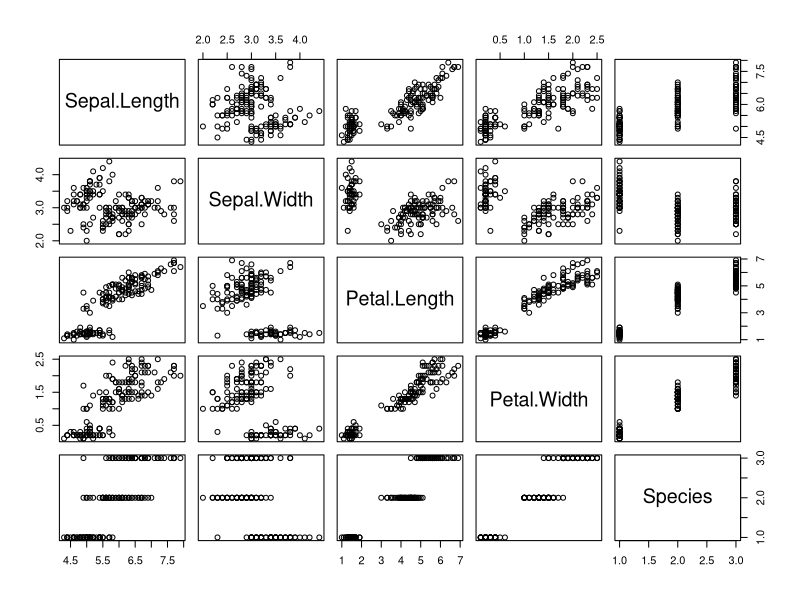
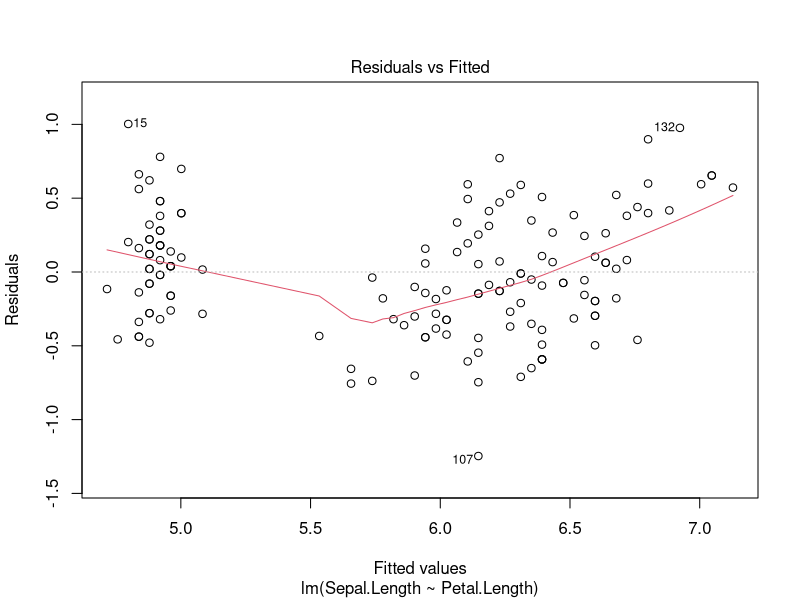
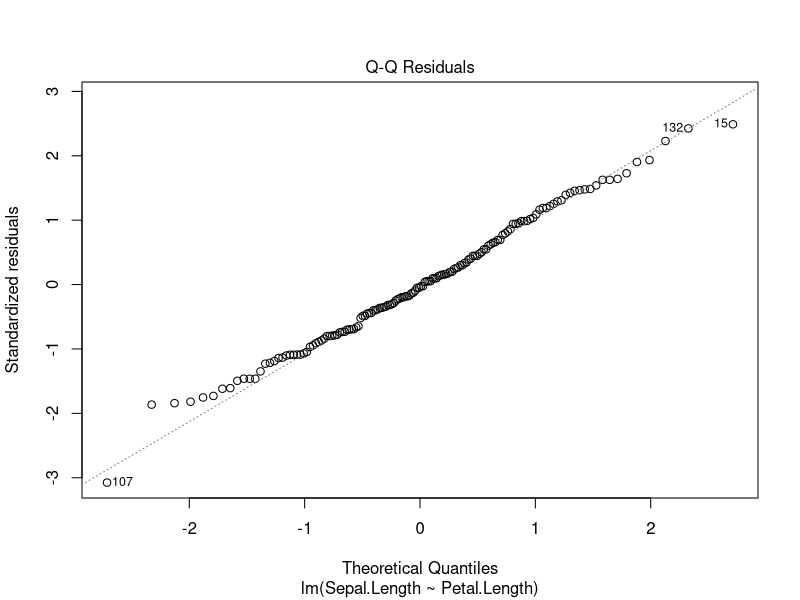
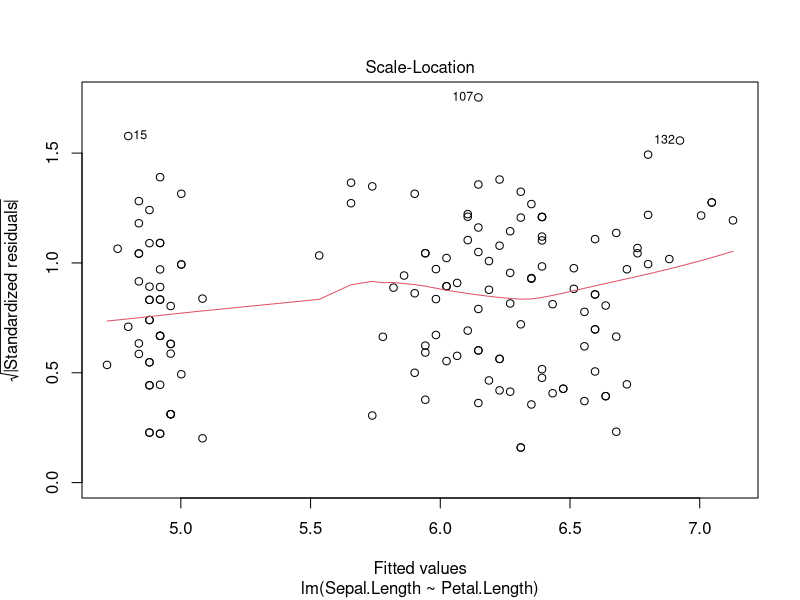
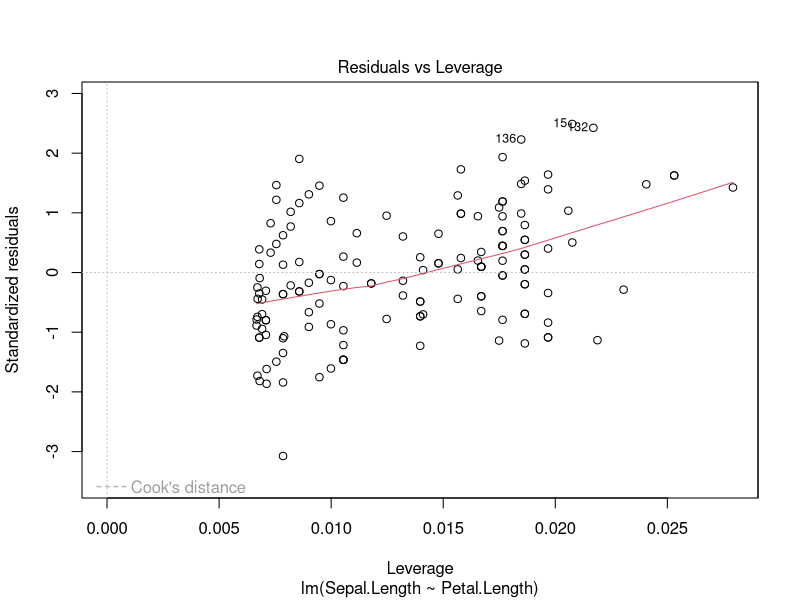
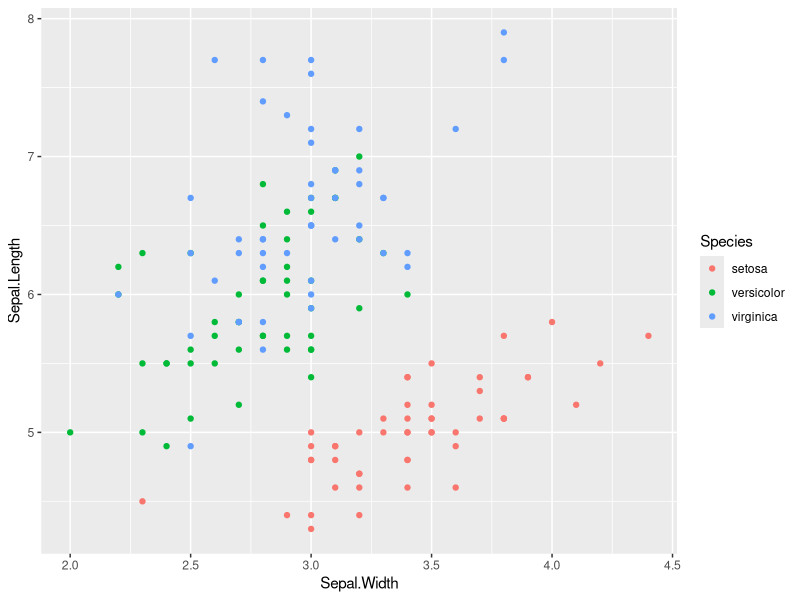
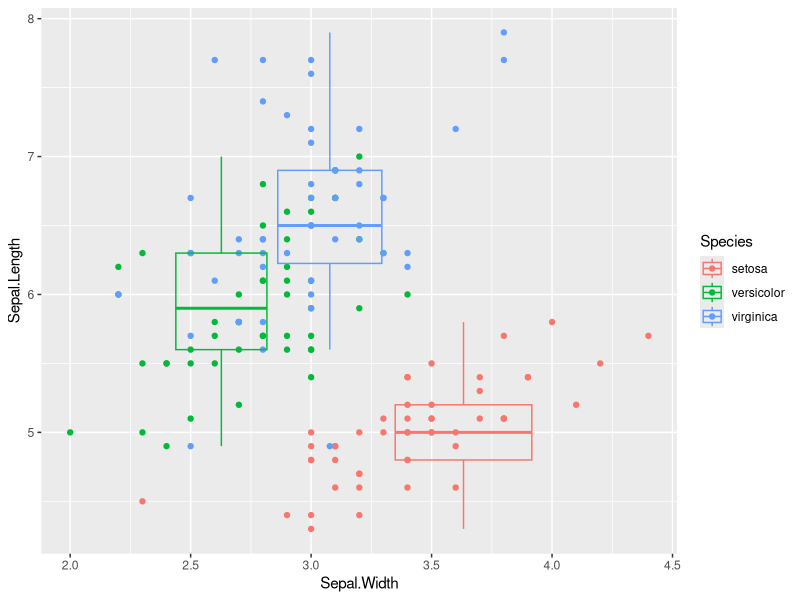
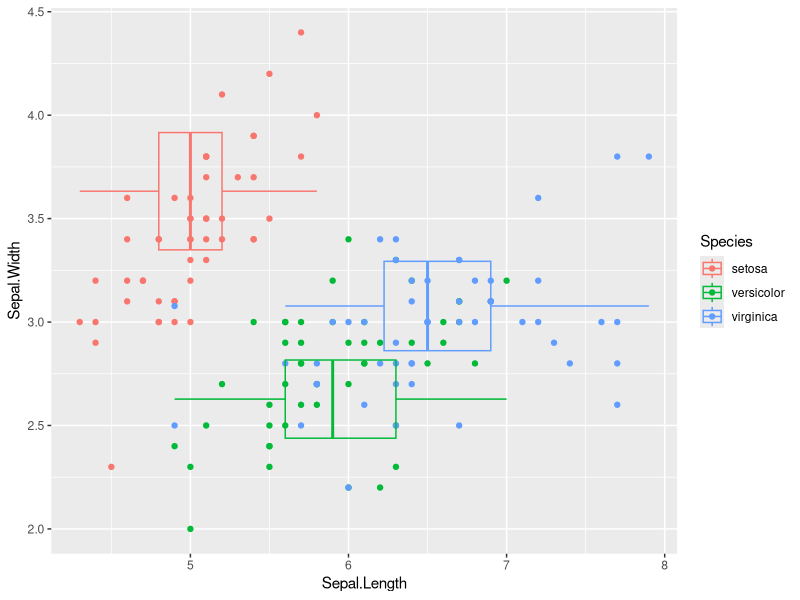

These figures' R source, in order:
## ---- chunk 1
pairs(iris)
## ---- chunk 2
plot(lm(Sepal.Length~Petal.Length, iris))
## ---- chunk 3
library(ggplot2)

p <- ggplot(data=iris)
## ---- chunk 4
p <- ggplot(data=iris, aes(x=Sepal.Width, y=Sepal.Length, colour=Species))
## ---- chunk 5
p <- p + geom_point()
p
## ---- chunk 6
p <- p + stat_boxplot(fill="transparent")
p
## ---- chunk 7
p <- p + coord_flip()
p
## ---- chunk 8
p <- p + facet_grid(.~Species)
p
## ---- chunk 9
p <- p + theme_minimal()
p
## ---- chunk 10
ggplot(data=iris, aes(x=Sepal.Width, y=Sepal.Length, colour=Species)) + 
  geom_point() +
  stat_boxplot(fill="transparent") +
  # coord_flip() + # Commented out
  facet_grid(.~Species) +
  theme_minimal()

## ---- chunk 11
library(ggplot2)
ggplot(iris,aes(x=Sepal.Width))+
  geom_histogram()+
  facet_wrap(~Species)
